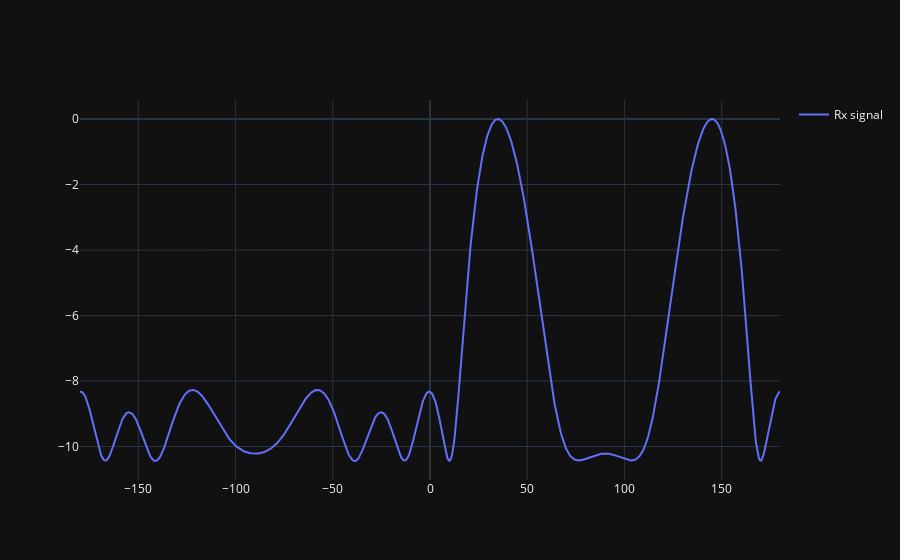

Notebook code for this chart:
### Code cell
theta_scan = np.linspace(-1*np.pi, np.pi, 1000) # 1000 different thetas between -180 and +180 degrees
results = []
for theta_i in theta_scan:
   w = beamforming.create_steering_vectors(antena_rx_nbr, antena_spacing, theta_i)
   X_weighted = beamforming.beamforming(rx_signals, w)
   results.append(10*np.log10(np.var(X_weighted))) # power in signal, in dB so its easier to see small and large lobes at the same time
results -= np.max(results) # normalize (optional)

# print angle that gave us the max value
print(theta_scan[np.argmax(results)] * 180 / np.pi) # 19.99999999999998

if use_matplotlib:
   plt.plot(theta_scan*180/np.pi, results) # lets plot angle in degrees 
   plt.xlabel("Theta [Degrees]")
   plt.ylabel("DOA Metric")
   plt.grid()
   plt.show()
else:
   fig = go.Figure()
   fig.add_trace(go.Scatter(x=theta_scan*180/np.pi, y=results, mode='lines', name="Rx signal", showlegend=True))
   fig.update_layout(template="plotly_dark")
   fig.show()

### Figure 1 — Plotly figure (JSON) as saved in the notebook; plotly's stock layout.template omitted (floating-point values rounded to 4 significant figures; data arrays with more than 128 entries replaced by an {"elided": "..."} marker saying what was removed)
{"data": [{"mode": "lines", "name": "Rx signal", "showlegend": true, "type": "scatter", "x": {"elided": "1000 float values"}, "y": {"elided": "1000 float values"}}], "layout": {}}
